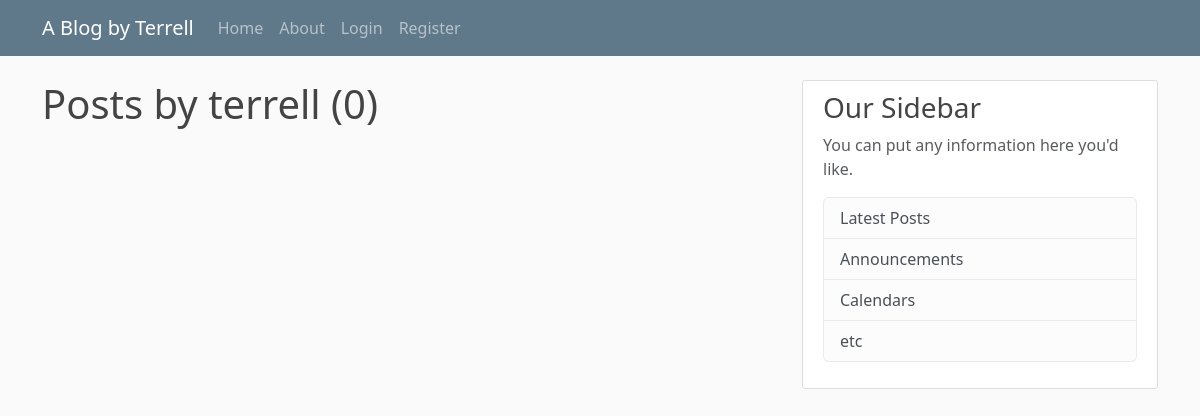
Page /user/terrell on the earlier database version.
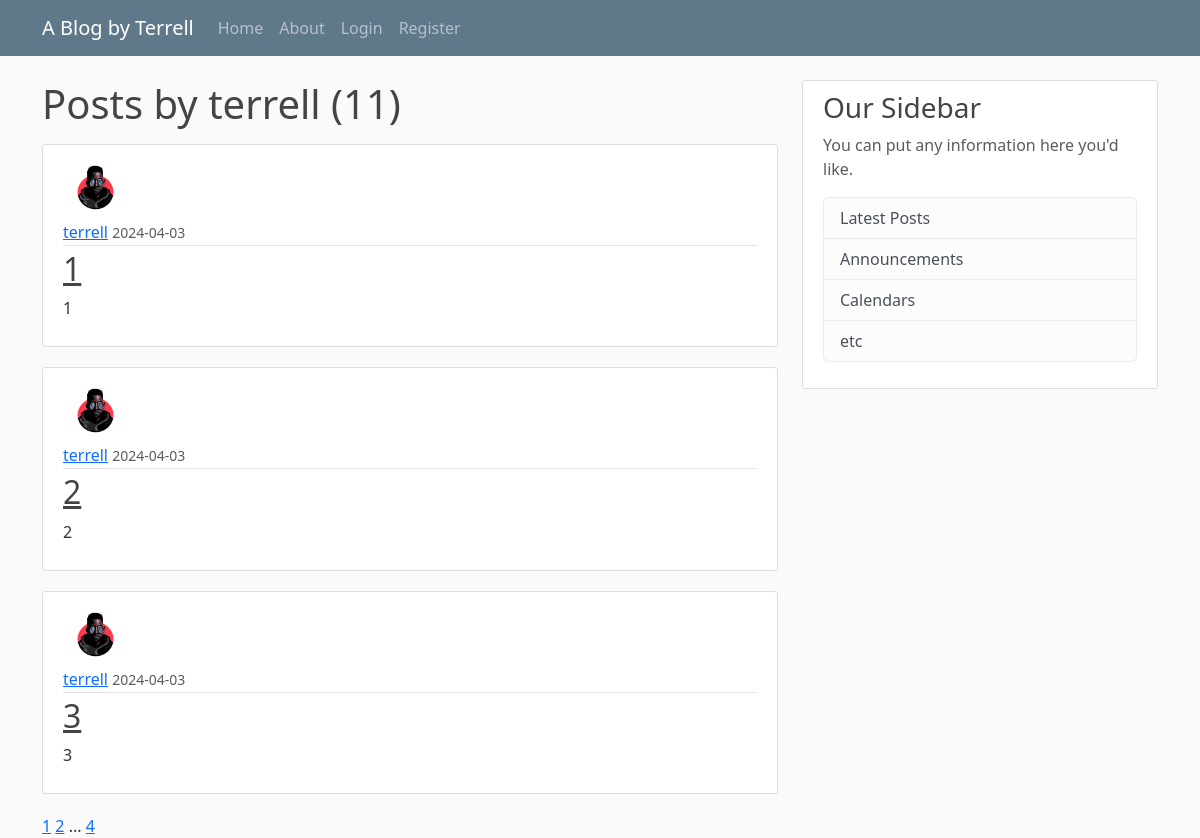
Same page on the later database version.
### flaskblog/models.py (models this page shows, shortened)
class Post(db.Model): # We create the Post class
    id = db.Column(db.Integer, primary_key=True)
    title = db.Column(db.String(100), nullable=False)
    date_posted = db.Column(db.DateTime, nullable=False, default=datetime.now(timezone.utc))
    content = db.Column(db.Text, nullable=False)
    user_id = db.Column(db.Integer, db.ForeignKey('user.id'), nullable=False) # This is the ID of the user that authored the post

class User(db.Model, UserMixin): # We create the User class
    id = db.Column(db.Integer, primary_key=True) # primary_key=True means this will be unique to our user
    username = db.Column(db.String(20), unique=True, nullable=False) # nullable = cannot be null, there must be an input. Max characters = 20
    email = db.Column(db.String(120), unique=True, nullable=False)
    image_file = db.Column(db.String(20), nullable=False, default='default.jpg') # Max image hash = 20 characters. Default will be if user doesn't choose a profile pic
    password = db.Column(db.String(60), nullable=False)
    posts = db.relationship('Post', backref='author', lazy=True)

### flaskblog/users/routes.py (the view)
@users.route("/user/<string:username>") # Means the string part after the 'user' in the url will be captured as the username
def user_posts(username):
    page = request.args.get('page', 1, type=int) # This requests the 'page' part of the url, and defaults it to 1
    user = User.query.filter_by(username=username).first_or_404() # If username isn't found in database, returns 404. Otherwise, makes that user 'user'
    posts = Post.query.filter_by(author=user)\
        .order_by(Post.date_posted.desc())\
        .paginate(page=page, per_page=3) # Retrieve the posts created by that username using 'author'. Order the posts by descending date, and 3 posts per page
    return render_template('user_posts.html', posts=posts, user=user)

### flaskblog/templates/user_posts.html
{% extends "layout.html" %}
{% block content %}
<h1 class="mb-3">Posts by {{ user.username }} ({{ posts.total }})</h1>
    {% for post in posts.items %}
    <article class="media content-section">
        <div class="media-body">
          <img class="rounded-circle article-img" src="{{ url_for('static', filename='profile_pics/' + post.author.image_file) }}">
          <div class="article-metadata">
            <a class="mr-2" href="{{ url_for('users.user_posts', username=user.username, page=page_num) }}">{{ post.author.username }}</a>
            <small class="text-muted">{{ post.date_posted.strftime('%Y-%m-%d') }}</small>
          </div>
          <h2><a class="article-title" href="{{ url_for('posts.post', post_id=post.id) }}">{{ post.title }}</a></h2>
          <p class="article-content">{{ post.content }}</p>
        </div>
    </article>
    {% endfor %}
    {% for page_num in posts.iter_pages(left_edge=1, right_edge=1, left_current=1, right_current=1) %}
      {% if page_num %}
        {% if posts.page == page_num %}
          <a class="'btn btn-info mb-4" href="{{ url_for('users.user_posts', username=user.username, page=page_num) }}">{{ page_num }}</a>
        {% else %}
          <a class="'btn btn-outline-info mb-4" href="{{ url_for('users.user_posts', username=user.username, page=page_num) }}">{{ page_num }}</a>
        {% endif %}
      {% else %}
        ...
      {% endif %}
    {% endfor %}
{% endblock content %}

Differences in the rows shown:
added Post: image_file (picture), author.username "terrell", date_posted "2024-04-03", title "1", content "1"
added Post: image_file (picture), author.username "terrell", date_posted "2024-04-03", title "2", content "2"
added Post: image_file (picture), author.username "terrell", date_posted "2024-04-03", title "3", content "3"
Other differences:
{{ posts.total }}: "0" → "11"
new list line: "1"
new list line: "2"
new list line: "4"
